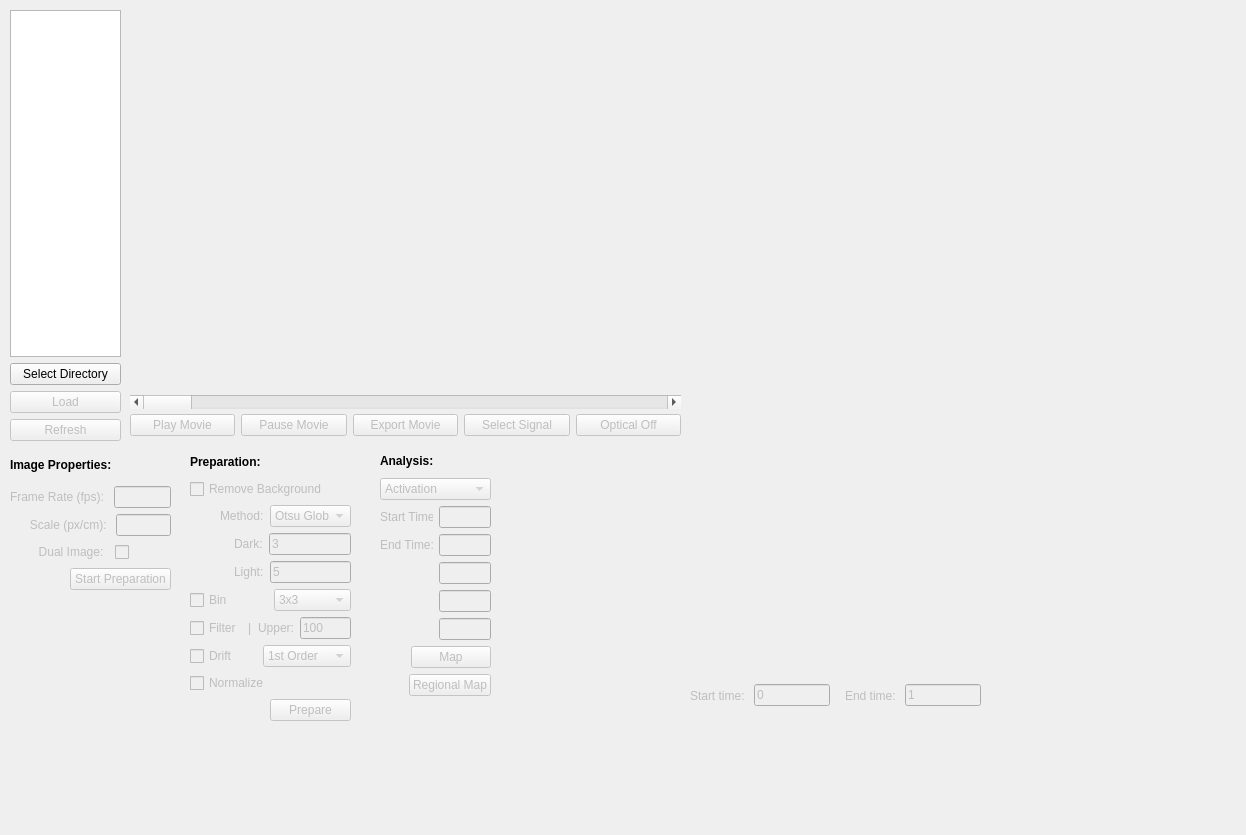
<?xml version="1.0" encoding="UTF-8"?>
<ui version="4.0">
 <class>MainWindow</class>
 <widget class="QMainWindow" name="MainWindow">
  <property name="geometry">
   <rect>
    <x>0</x>
    <y>0</y>
    <width>1246</width>
    <height>835</height>
   </rect>
  </property>
  <property name="sizePolicy">
   <sizepolicy hsizetype="Expanding" vsizetype="Expanding">
    <horstretch>0</horstretch>
    <verstretch>0</verstretch>
   </sizepolicy>
  </property>
  <property name="windowTitle">
   <string>MainWindow</string>
  </property>
  <widget class="QWidget" name="centralwidget">
   <widget class="QWidget" name="verticalLayoutWidget">
    <property name="geometry">
     <rect>
      <x>10</x>
      <y>10</y>
      <width>111</width>
      <height>431</height>
     </rect>
    </property>
    <layout class="QVBoxLayout" name="load_image_tools_vl">
     <item>
      <widget class="QListWidget" name="file_list"/>
     </item>
     <item>
      <widget class="QPushButton" name="sel_dir_button">
       <property name="text">
        <string>Select Directory</string>
       </property>
      </widget>
     </item>
     <item>
      <widget class="QPushButton" name="load_button">
       <property name="enabled">
        <bool>false</bool>
       </property>
       <property name="text">
        <string>Load</string>
       </property>
      </widget>
     </item>
     <item>
      <widget class="QPushButton" name="refresh_button">
       <property name="enabled">
        <bool>false</bool>
       </property>
       <property name="text">
        <string>Refresh</string>
       </property>
      </widget>
     </item>
    </layout>
   </widget>
   <widget class="QWidget" name="verticalLayoutWidget_2">
    <property name="geometry">
     <rect>
      <x>10</x>
      <y>450</y>
      <width>161</width>
      <height>140</height>
     </rect>
    </property>
    <layout class="QVBoxLayout" name="image_properties_vl">
     <item>
      <widget class="QLabel" name="image_prop_header">
       <property name="font">
        <font>
         <pointsize>9</pointsize>
         <weight>75</weight>
         <bold>true</bold>
        </font>
       </property>
       <property name="text">
        <string>Image Properties:</string>
       </property>
      </widget>
     </item>
     <item>
      <layout class="QHBoxLayout" name="frame_rate_hl">
       <item>
        <widget class="QLabel" name="frame_rate_label">
         <property name="enabled">
          <bool>false</bool>
         </property>
         <property name="text">
          <string>Frame Rate (fps): </string>
         </property>
        </widget>
       </item>
       <item>
        <widget class="QLineEdit" name="frame_rate_edit">
         <property name="enabled">
          <bool>false</bool>
         </property>
        </widget>
       </item>
      </layout>
     </item>
     <item>
      <layout class="QHBoxLayout" name="image_scale_hl">
       <item>
        <widget class="QLabel" name="image_scale_label">
         <property name="enabled">
          <bool>false</bool>
         </property>
         <property name="text">
          <string>      Scale (px/cm): </string>
         </property>
        </widget>
       </item>
       <item>
        <widget class="QLineEdit" name="image_scale_edit">
         <property name="enabled">
          <bool>false</bool>
         </property>
        </widget>
       </item>
      </layout>
     </item>
     <item>
      <layout class="QHBoxLayout" name="dual_image_hl">
       <item>
        <widget class="QCheckBox" name="dual_image_checkbox">
         <property name="enabled">
          <bool>false</bool>
         </property>
         <property name="layoutDirection">
          <enum>Qt::RightToLeft</enum>
         </property>
         <property name="text">
          <string>Dual Image:  </string>
         </property>
        </widget>
       </item>
       <item>
        <spacer name="horizontalSpacer">
         <property name="orientation">
          <enum>Qt::Horizontal</enum>
         </property>
         <property name="sizeType">
          <enum>QSizePolicy::Fixed</enum>
         </property>
         <property name="sizeHint" stdset="0">
          <size>
           <width>42</width>
           <height>20</height>
          </size>
         </property>
        </spacer>
       </item>
      </layout>
     </item>
     <item>
      <layout class="QHBoxLayout" name="start_prep_hl">
       <item>
        <spacer name="horizontalSpacer_2">
         <property name="orientation">
          <enum>Qt::Horizontal</enum>
         </property>
         <property name="sizeType">
          <enum>QSizePolicy::Fixed</enum>
         </property>
         <property name="sizeHint" stdset="0">
          <size>
           <width>60</width>
           <height>20</height>
          </size>
         </property>
        </spacer>
       </item>
       <item>
        <widget class="QPushButton" name="data_prop_button">
         <property name="enabled">
          <bool>false</bool>
         </property>
         <property name="text">
          <string>Start Preparation</string>
         </property>
        </widget>
       </item>
      </layout>
     </item>
    </layout>
   </widget>
   <widget class="QWidget" name="verticalLayoutWidget_3">
    <property name="geometry">
     <rect>
      <x>130</x>
      <y>10</y>
      <width>551</width>
      <height>381</height>
     </rect>
    </property>
    <layout class="QVBoxLayout" name="mpl_vl_window">
     <property name="spacing">
      <number>0</number>
     </property>
    </layout>
   </widget>
   <widget class="QWidget" name="verticalLayoutWidget_4">
    <property name="geometry">
     <rect>
      <x>690</x>
      <y>10</y>
      <width>541</width>
      <height>631</height>
     </rect>
    </property>
    <layout class="QVBoxLayout" name="mpl_sigvl_window"/>
   </widget>
   <widget class="QWidget" name="horizontalLayoutWidget">
    <property name="geometry">
     <rect>
      <x>130</x>
      <y>410</y>
      <width>551</width>
      <height>31</height>
     </rect>
    </property>
    <layout class="QHBoxLayout" name="image_hl_buttongroup">
     <item>
      <widget class="QPushButton" name="play_movie_button">
       <property name="enabled">
        <bool>false</bool>
       </property>
       <property name="text">
        <string>Play Movie</string>
       </property>
      </widget>
     </item>
     <item>
      <widget class="QPushButton" name="pause_button">
       <property name="enabled">
        <bool>false</bool>
       </property>
       <property name="text">
        <string>Pause Movie</string>
       </property>
      </widget>
     </item>
     <item>
      <widget class="QPushButton" name="export_movie_button">
       <property name="enabled">
        <bool>false</bool>
       </property>
       <property name="text">
        <string>Export Movie</string>
       </property>
      </widget>
     </item>
     <item>
      <widget class="QPushButton" name="signal_select_button">
       <property name="enabled">
        <bool>false</bool>
       </property>
       <property name="text">
        <string>Select Signal</string>
       </property>
      </widget>
     </item>
     <item>
      <widget class="QPushButton" name="optical_toggle_button">
       <property name="enabled">
        <bool>false</bool>
       </property>
       <property name="text">
        <string>Optical Off</string>
       </property>
      </widget>
     </item>
    </layout>
   </widget>
   <widget class="QWidget" name="verticalLayoutWidget_5">
    <property name="geometry">
     <rect>
      <x>130</x>
      <y>390</y>
      <width>551</width>
      <height>24</height>
     </rect>
    </property>
    <layout class="QVBoxLayout" name="movie_scroll_vl">
     <item>
      <widget class="QScrollBar" name="movie_scroll_obj">
       <property name="orientation">
        <enum>Qt::Horizontal</enum>
       </property>
      </widget>
     </item>
    </layout>
   </widget>
   <widget class="QWidget" name="verticalLayoutWidget_6">
    <property name="geometry">
     <rect>
      <x>190</x>
      <y>450</y>
      <width>161</width>
      <height>271</height>
     </rect>
    </property>
    <layout class="QVBoxLayout" name="prep_button_group">
     <item>
      <widget class="QLabel" name="image_prep_header">
       <property name="font">
        <font>
         <pointsize>9</pointsize>
         <weight>75</weight>
         <bold>true</bold>
        </font>
       </property>
       <property name="text">
        <string>Preparation:</string>
       </property>
      </widget>
     </item>
     <item>
      <layout class="QHBoxLayout" name="rm_bkgd_checkbox_hl">
       <item>
        <widget class="QCheckBox" name="rm_bkgd_checkbox">
         <property name="enabled">
          <bool>false</bool>
         </property>
         <property name="sizePolicy">
          <sizepolicy hsizetype="Fixed" vsizetype="Fixed">
           <horstretch>0</horstretch>
           <verstretch>0</verstretch>
          </sizepolicy>
         </property>
         <property name="text">
          <string>Remove Background</string>
         </property>
        </widget>
       </item>
       <item>
        <spacer name="horizontalSpacer_6">
         <property name="orientation">
          <enum>Qt::Horizontal</enum>
         </property>
         <property name="sizeHint" stdset="0">
          <size>
           <width>40</width>
           <height>20</height>
          </size>
         </property>
        </spacer>
       </item>
      </layout>
     </item>
     <item>
      <layout class="QHBoxLayout" name="rm_bkgd_hl">
       <item>
        <spacer name="horizontalSpacer_5">
         <property name="orientation">
          <enum>Qt::Horizontal</enum>
         </property>
         <property name="sizeType">
          <enum>QSizePolicy::Fixed</enum>
         </property>
         <property name="sizeHint" stdset="0">
          <size>
           <width>30</width>
           <height>20</height>
          </size>
         </property>
        </spacer>
       </item>
       <item>
        <widget class="QLabel" name="rm_bkgd_method_label">
         <property name="enabled">
          <bool>false</bool>
         </property>
         <property name="text">
          <string>Method:</string>
         </property>
        </widget>
       </item>
       <item>
        <widget class="QComboBox" name="rm_bkgd_method_drop">
         <property name="enabled">
          <bool>false</bool>
         </property>
         <property name="sizePolicy">
          <sizepolicy hsizetype="Expanding" vsizetype="Fixed">
           <horstretch>0</horstretch>
           <verstretch>0</verstretch>
          </sizepolicy>
         </property>
         <item>
          <property name="text">
           <string>Otsu Global</string>
          </property>
         </item>
         <item>
          <property name="text">
           <string>Mean</string>
          </property>
         </item>
         <item>
          <property name="text">
           <string>Random Walk</string>
          </property>
         </item>
        </widget>
       </item>
      </layout>
     </item>
     <item>
      <layout class="QHBoxLayout" name="bkgd_dark_hl">
       <item>
        <spacer name="horizontalSpacer_3">
         <property name="orientation">
          <enum>Qt::Horizontal</enum>
         </property>
         <property name="sizeType">
          <enum>QSizePolicy::Fixed</enum>
         </property>
         <property name="sizeHint" stdset="0">
          <size>
           <width>44</width>
           <height>20</height>
          </size>
         </property>
        </spacer>
       </item>
       <item>
        <widget class="QLabel" name="bkgd_dark_label">
         <property name="enabled">
          <bool>false</bool>
         </property>
         <property name="text">
          <string>Dark:</string>
         </property>
        </widget>
       </item>
       <item>
        <widget class="QLineEdit" name="bkgd_dark_edit">
         <property name="enabled">
          <bool>false</bool>
         </property>
         <property name="text">
          <string>3</string>
         </property>
        </widget>
       </item>
      </layout>
     </item>
     <item>
      <layout class="QHBoxLayout" name="bkgd_light_hl">
       <item>
        <spacer name="horizontalSpacer_4">
         <property name="orientation">
          <enum>Qt::Horizontal</enum>
         </property>
         <property name="sizeType">
          <enum>QSizePolicy::Fixed</enum>
         </property>
         <property name="sizeHint" stdset="0">
          <size>
           <width>44</width>
           <height>20</height>
          </size>
         </property>
        </spacer>
       </item>
       <item>
        <widget class="QLabel" name="bkgd_light_label">
         <property name="enabled">
          <bool>false</bool>
         </property>
         <property name="text">
          <string>Light:</string>
         </property>
        </widget>
       </item>
       <item>
        <widget class="QLineEdit" name="bkgd_light_edit">
         <property name="enabled">
          <bool>false</bool>
         </property>
         <property name="text">
          <string>5</string>
         </property>
        </widget>
       </item>
      </layout>
     </item>
     <item>
      <layout class="QHBoxLayout" name="bin_hl">
       <item>
        <widget class="QCheckBox" name="bin_checkbox">
         <property name="enabled">
          <bool>false</bool>
         </property>
         <property name="text">
          <string>Bin</string>
         </property>
        </widget>
       </item>
       <item>
        <widget class="QComboBox" name="bin_drop">
         <property name="enabled">
          <bool>false</bool>
         </property>
         <item>
          <property name="text">
           <string>3x3</string>
          </property>
         </item>
         <item>
          <property name="text">
           <string>5x5</string>
          </property>
         </item>
         <item>
          <property name="text">
           <string>7x7</string>
          </property>
         </item>
        </widget>
       </item>
      </layout>
     </item>
     <item>
      <layout class="QHBoxLayout" name="filter_hl">
       <item>
        <layout class="QHBoxLayout" name="horizontalLayout">
         <item>
          <widget class="QCheckBox" name="filter_checkbox">
           <property name="enabled">
            <bool>false</bool>
           </property>
           <property name="text">
            <string>Filter</string>
           </property>
          </widget>
         </item>
         <item>
          <widget class="QLabel" name="filter_label_separator">
           <property name="enabled">
            <bool>false</bool>
           </property>
           <property name="text">
            <string>|</string>
           </property>
          </widget>
         </item>
         <item>
          <widget class="QLabel" name="filter_upper_label">
           <property name="enabled">
            <bool>false</bool>
           </property>
           <property name="text">
            <string>Upper:</string>
           </property>
          </widget>
         </item>
         <item>
          <widget class="QLineEdit" name="filter_upper_edit">
           <property name="enabled">
            <bool>false</bool>
           </property>
           <property name="sizePolicy">
            <sizepolicy hsizetype="Minimum" vsizetype="Fixed">
             <horstretch>0</horstretch>
             <verstretch>0</verstretch>
            </sizepolicy>
           </property>
           <property name="text">
            <string>100</string>
           </property>
          </widget>
         </item>
        </layout>
       </item>
      </layout>
     </item>
     <item>
      <layout class="QHBoxLayout" name="drift_hl">
       <item>
        <widget class="QCheckBox" name="drift_checkbox">
         <property name="enabled">
          <bool>false</bool>
         </property>
         <property name="text">
          <string>Drift</string>
         </property>
        </widget>
       </item>
       <item>
        <widget class="QComboBox" name="drift_drop">
         <property name="enabled">
          <bool>false</bool>
         </property>
         <item>
          <property name="text">
           <string>1st Order</string>
          </property>
         </item>
         <item>
          <property name="text">
           <string>2nd Order</string>
          </property>
         </item>
         <item>
          <property name="text">
           <string>3rd Order</string>
          </property>
         </item>
         <item>
          <property name="text">
           <string>4th Order</string>
          </property>
         </item>
         <item>
          <property name="text">
           <string>5th Order</string>
          </property>
         </item>
         <item>
          <property name="text">
           <string>6th Order</string>
          </property>
         </item>
         <item>
          <property name="text">
           <string>7th Order</string>
          </property>
         </item>
         <item>
          <property name="text">
           <string>8th Order</string>
          </property>
         </item>
         <item>
          <property name="text">
           <string>9th Order</string>
          </property>
         </item>
         <item>
          <property name="text">
           <string>10th Order</string>
          </property>
         </item>
        </widget>
       </item>
      </layout>
     </item>
     <item>
      <layout class="QHBoxLayout" name="horizontalLayout_9">
       <item>
        <widget class="QCheckBox" name="normalize_checkbox">
         <property name="enabled">
          <bool>false</bool>
         </property>
         <property name="text">
          <string>Normalize</string>
         </property>
        </widget>
       </item>
      </layout>
     </item>
     <item>
      <layout class="QHBoxLayout" name="prepare_hl">
       <item>
        <spacer name="horizontalSpacer_7">
         <property name="orientation">
          <enum>Qt::Horizontal</enum>
         </property>
         <property name="sizeType">
          <enum>QSizePolicy::Fixed</enum>
         </property>
         <property name="sizeHint" stdset="0">
          <size>
           <width>80</width>
           <height>20</height>
          </size>
         </property>
        </spacer>
       </item>
       <item>
        <widget class="QPushButton" name="prep_button">
         <property name="enabled">
          <bool>false</bool>
         </property>
         <property name="text">
          <string>Prepare</string>
         </property>
        </widget>
       </item>
      </layout>
     </item>
    </layout>
   </widget>
   <widget class="QWidget" name="verticalLayoutWidget_7">
    <property name="geometry">
     <rect>
      <x>380</x>
      <y>450</y>
      <width>111</width>
      <height>246</height>
     </rect>
    </property>
    <layout class="QVBoxLayout" name="verticalLayout">
     <item>
      <widget class="QLabel" name="image_analysis_header">
       <property name="enabled">
        <bool>true</bool>
       </property>
       <property name="font">
        <font>
         <pointsize>9</pointsize>
         <weight>75</weight>
         <bold>true</bold>
        </font>
       </property>
       <property name="text">
        <string>Analysis:</string>
       </property>
      </widget>
     </item>
     <item>
      <layout class="QHBoxLayout" name="analysis_drop_hl">
       <item>
        <widget class="QComboBox" name="analysis_drop">
         <property name="enabled">
          <bool>false</bool>
         </property>
         <property name="frame">
          <bool>true</bool>
         </property>
         <item>
          <property name="text">
           <string>Activation</string>
          </property>
         </item>
         <item>
          <property name="text">
           <string>APD</string>
          </property>
         </item>
        </widget>
       </item>
      </layout>
     </item>
     <item>
      <layout class="QHBoxLayout" name="analysis_start_time_hl">
       <item>
        <widget class="QLabel" name="start_time_label">
         <property name="enabled">
          <bool>false</bool>
         </property>
         <property name="text">
          <string>Start Time: </string>
         </property>
        </widget>
       </item>
       <item>
        <widget class="QLineEdit" name="start_time_edit">
         <property name="enabled">
          <bool>false</bool>
         </property>
         <property name="sizePolicy">
          <sizepolicy hsizetype="Fixed" vsizetype="Fixed">
           <horstretch>0</horstretch>
           <verstretch>0</verstretch>
          </sizepolicy>
         </property>
        </widget>
       </item>
      </layout>
     </item>
     <item>
      <layout class="QHBoxLayout" name="analysis_end_time_hl">
       <item>
        <widget class="QLabel" name="end_time_label">
         <property name="enabled">
          <bool>false</bool>
         </property>
         <property name="text">
          <string>End Time:   </string>
         </property>
        </widget>
       </item>
       <item>
        <widget class="QLineEdit" name="end_time_edit">
         <property name="enabled">
          <bool>false</bool>
         </property>
         <property name="sizePolicy">
          <sizepolicy hsizetype="Fixed" vsizetype="Fixed">
           <horstretch>0</horstretch>
           <verstretch>0</verstretch>
          </sizepolicy>
         </property>
        </widget>
       </item>
      </layout>
     </item>
     <item>
      <layout class="QHBoxLayout" name="input3_val_hl">
       <item>
        <widget class="QLabel" name="input3_label">
         <property name="enabled">
          <bool>false</bool>
         </property>
         <property name="text">
          <string>                     </string>
         </property>
        </widget>
       </item>
       <item>
        <widget class="QLineEdit" name="input3_edit">
         <property name="enabled">
          <bool>false</bool>
         </property>
         <property name="sizePolicy">
          <sizepolicy hsizetype="Fixed" vsizetype="Fixed">
           <horstretch>0</horstretch>
           <verstretch>0</verstretch>
          </sizepolicy>
         </property>
        </widget>
       </item>
      </layout>
     </item>
     <item>
      <layout class="QHBoxLayout" name="input4_val_hl">
       <item>
        <widget class="QLabel" name="input4_label">
         <property name="enabled">
          <bool>false</bool>
         </property>
         <property name="text">
          <string>                    </string>
         </property>
        </widget>
       </item>
       <item>
        <widget class="QLineEdit" name="input4_edit">
         <property name="enabled">
          <bool>false</bool>
         </property>
         <property name="sizePolicy">
          <sizepolicy hsizetype="Fixed" vsizetype="Fixed">
           <horstretch>0</horstretch>
           <verstretch>0</verstretch>
          </sizepolicy>
         </property>
        </widget>
       </item>
      </layout>
     </item>
     <item>
      <layout class="QHBoxLayout" name="input5_val_hl">
       <item>
        <widget class="QLabel" name="input5_label">
         <property name="enabled">
          <bool>false</bool>
         </property>
         <property name="text">
          <string>                    </string>
         </property>
        </widget>
       </item>
       <item>
        <widget class="QLineEdit" name="input5_edit">
         <property name="enabled">
          <bool>false</bool>
         </property>
         <property name="sizePolicy">
          <sizepolicy hsizetype="Fixed" vsizetype="Fixed">
           <horstretch>0</horstretch>
           <verstretch>0</verstretch>
          </sizepolicy>
         </property>
        </widget>
       </item>
      </layout>
     </item>
     <item>
      <layout class="QHBoxLayout" name="analysis_map_hl">
       <item>
        <spacer name="analysis_map_spacer">
         <property name="orientation">
          <enum>Qt::Horizontal</enum>
         </property>
         <property name="sizeHint" stdset="0">
          <size>
           <width>40</width>
           <height>20</height>
          </size>
         </property>
        </spacer>
       </item>
       <item>
        <widget class="QPushButton" name="map_pushbutton">
         <property name="enabled">
          <bool>false</bool>
         </property>
         <property name="text">
          <string>Map</string>
         </property>
        </widget>
       </item>
      </layout>
     </item>
     <item>
      <layout class="QHBoxLayout" name="analysis_reg_map_hl">
       <item>
        <spacer name="analysis_reg_map_spacer">
         <property name="orientation">
          <enum>Qt::Horizontal</enum>
         </property>
         <property name="sizeHint" stdset="0">
          <size>
           <width>40</width>
           <height>20</height>
          </size>
         </property>
        </spacer>
       </item>
       <item>
        <widget class="QPushButton" name="reg_map_pushbutton">
         <property name="enabled">
          <bool>false</bool>
         </property>
         <property name="text">
          <string>Regional Map</string>
         </property>
        </widget>
       </item>
      </layout>
     </item>
    </layout>
   </widget>
   <widget class="QWidget" name="horizontalLayoutWidget_10">
    <property name="geometry">
     <rect>
      <x>690</x>
      <y>680</y>
      <width>291</width>
      <height>31</height>
     </rect>
    </property>
    <layout class="QHBoxLayout" name="horizontalLayout_4">
     <item>
      <widget class="QLabel" name="axes_start_time_label">
       <property name="enabled">
        <bool>false</bool>
       </property>
       <property name="text">
        <string>Start time: </string>
       </property>
      </widget>
     </item>
     <item>
      <widget class="QLineEdit" name="axes_start_time_edit">
       <property name="enabled">
        <bool>false</bool>
       </property>
       <property name="text">
        <string>0</string>
       </property>
      </widget>
     </item>
     <item>
      <spacer name="horizontalSpacer_8">
       <property name="orientation">
        <enum>Qt::Horizontal</enum>
       </property>
       <property name="sizeHint" stdset="0">
        <size>
         <width>40</width>
         <height>20</height>
        </size>
       </property>
      </spacer>
     </item>
     <item>
      <widget class="QLabel" name="axes_end_time_label">
       <property name="enabled">
        <bool>false</bool>
       </property>
       <property name="text">
        <string>End time: </string>
       </property>
      </widget>
     </item>
     <item>
      <widget class="QLineEdit" name="axes_end_time_edit">
       <property name="enabled">
        <bool>false</bool>
       </property>
       <property name="text">
        <string>1</string>
       </property>
      </widget>
     </item>
    </layout>
   </widget>
  </widget>
 </widget>
 <resources/>
 <connections/>
</ui>
